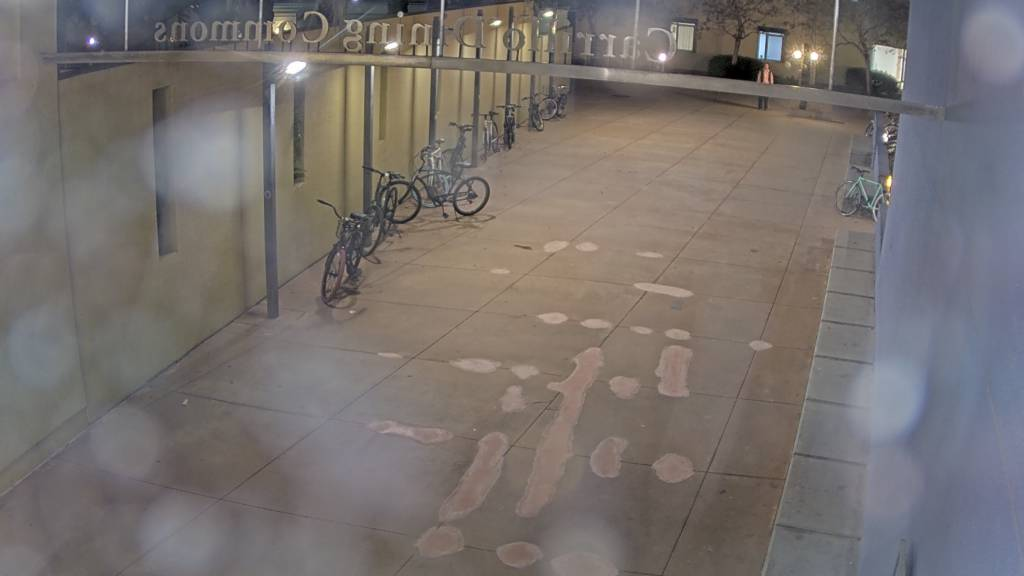
#> input picture images/carrillo_current.jpg, 1024 x 576 px
$ python counter.py
#> lines starting #> are read from the running program, lines starting #| are printed output that depends on the picture; after the words box and inside, x2 and y2 are one past the last pixel; in counts of white or black regions, pixels touching at a corner belong together
### carrillo_counter.py
import json
import time
from datetime import datetime, timezone

import cv2
import numpy as np


DEFAULT_CONFIG = {
    # Entrance zone polygon in normalized coordinates (x/width, y/height).
    "entrance_polygon_norm": [
        (0, 0.42),
        (0.63, 0.42),
        (0.46, 1),
        (0, 1),
    ],
    # Pixel delta threshold for motion mask; higher = less sensitive to small changes.
    "binary_threshold": 52,
    # Minimum contour area to keep as a motion candidate; higher = fewer false positives.
    "min_motion_area": 2600,
    # Maximum contour area; rejects huge scene-wide changes (lighting/camera shifts).
    "max_motion_area": 22000,
    # Morphology kernel size for opening/closing; higher = more noise suppression.
    "morph_kernel_size": 11,
    # Minimum fill ratio (area / bounding-rect area); higher rejects wispy floor artifacts.
    "min_contour_extent": 0.28,
    # Maximum allowed elongation of contour bounding box; lower rejects streak-like blobs.
    "max_contour_aspect_ratio": 2.6,
    # Keep detections near entrance zone only; lower = stricter spatial barrier.
    "max_distance_from_zone_px": 75,
    # Max track association distance between cycles; larger tolerates sparse snapshots.
    "max_track_distance_px": 520,
    # How many unmatched cycles a track survives before deletion.
    "track_ttl_frames": 8,
    # Cooldown before same track can be counted again.
    "crossing_cooldown_sec": 5,
    # Safety cap on in/out events per cycle.
    "max_crossings_per_cycle": 8,
    # Minimum centroid movement to treat direction as meaningful.
    "min_direction_distance_px": 12,
    # Minimum movement projection toward/away from zone center for in/out decision.
    "min_projection_toward_zone_px": 6,
}


def _distance(point_a, point_b):
    return ((point_a[0] - point_b[0]) ** 2 + (point_a[1] - point_b[1]) ** 2) ** 0.5


def _dot(vector_a, vector_b):
    return vector_a[0] * vector_b[0] + vector_a[1] * vector_b[1]


class CarrilloCounter:
    def __init__(self, config=None, output_path="images/carrillo_occupancy.json"):
        self.config = config or DEFAULT_CONFIG
        self.output_path = output_path
        self.debug_overlay_path = "images/carrillo_debug_overlay.jpg"
        self.occupancy_state = {
            "occupancy": 0,
            "total_in": 0,
            "total_out": 0,
        }
        self.tracking_state = {
            "next_track_id": 1,
            "tracks": {},
        }

    def warmup(self):
        payload = self._build_payload(cycle_in=0, cycle_out=0, zone_polygon=np.array([]))
        self._write_payload(payload)
        return payload

    def process(self, previous_image_bytes, current_image_bytes):
        previous_frame = self._decode_jpeg_to_bgr(previous_image_bytes)
        current_frame = self._decode_jpeg_to_bgr(current_image_bytes)
        if previous_frame is None or current_frame is None:
            return None

        zone_polygon = self._polygon_from_normalized(
            self.config["entrance_polygon_norm"], current_frame.shape
        )
        moving_centroids = self._extract_motion_centroids(
            previous_frame, current_frame, zone_polygon
        )
        now_unix = time.time()
        cycle_in, cycle_out = self._update_tracks_and_count_crossings(
            moving_centroids, zone_polygon, now_unix
        )

        self.occupancy_state["total_in"] += cycle_in
        self.occupancy_state["total_out"] += cycle_out
        self.occupancy_state["occupancy"] = max(
            0, self.occupancy_state["occupancy"] + cycle_in - cycle_out
        )
        self._write_debug_overlay(
            current_frame=current_frame,
            zone_polygon=zone_polygon,
            moving_centroids=moving_centroids,
            cycle_in=cycle_in,
            cycle_out=cycle_out,
        )

        payload = self._build_payload(cycle_in, cycle_out, zone_polygon)
        self._write_payload(payload)
        return payload

    def _decode_jpeg_to_bgr(self, image_bytes):
        array = np.frombuffer(image_bytes, dtype=np.uint8)
        return cv2.imdecode(array, cv2.IMREAD_COLOR)

    def _polygon_from_normalized(self, normalized_points, frame_shape):
        height, width = frame_shape[:2]
        points = []
        for x_norm, y_norm in normalized_points:
            points.append((int(x_norm * width), int(y_norm * height)))
        return np.array(points, dtype=np.int32)

    def _point_inside_polygon(self, point, polygon):
        return cv2.pointPolygonTest(polygon, point, False) >= 0

    def _polygon_centroid(self, polygon):
        moments = cv2.moments(polygon)
        if moments["m00"] == 0:
            return (0.0, 0.0)
        return (moments["m10"] / moments["m00"], moments["m01"] / moments["m00"])

    # [22 lines left out: function _is_motion_direction_consistent, not called in this run]

    def _extract_motion_centroids(self, previous_frame, current_frame, zone_polygon):
        prev_gray = cv2.cvtColor(previous_frame, cv2.COLOR_BGR2GRAY)
        curr_gray = cv2.cvtColor(current_frame, cv2.COLOR_BGR2GRAY)

        prev_blur = cv2.GaussianBlur(prev_gray, (5, 5), 0)
        curr_blur = cv2.GaussianBlur(curr_gray, (5, 5), 0)

        frame_delta = cv2.absdiff(prev_blur, curr_blur)
        _, thresholded = cv2.threshold(
            frame_delta, self.config["binary_threshold"], 255, cv2.THRESH_BINARY
        )

        kernel_size = self.config["morph_kernel_size"]
        kernel = np.ones((kernel_size, kernel_size), np.uint8)
        cleaned = cv2.morphologyEx(thresholded, cv2.MORPH_OPEN, kernel)
        cleaned = cv2.morphologyEx(cleaned, cv2.MORPH_CLOSE, kernel)

        contours, _ = cv2.findContours(cleaned, cv2.RETR_EXTERNAL, cv2.CHAIN_APPROX_SIMPLE)
        centroids = []
        for contour in contours:
            area = cv2.contourArea(contour)
            if area < self.config["min_motion_area"] or area > self.config["max_motion_area"]:
                continue

            _, _, width, height = cv2.boundingRect(contour)
            if width == 0 or height == 0:
                continue
            extent = area / float(width * height)
            aspect_ratio = max(width, height) / float(max(min(width, height), 1))
            if extent < self.config["min_contour_extent"]:
                continue
            if aspect_ratio > self.config["max_contour_aspect_ratio"]:
                continue

            moments = cv2.moments(contour)
            if moments["m00"] == 0:
                continue

            centroid_x = int(moments["m10"] / moments["m00"])
            centroid_y = int(moments["m01"] / moments["m00"])
            polygon_distance = cv2.pointPolygonTest(
                zone_polygon, (centroid_x, centroid_y), True
            )
            if polygon_distance < -self.config["max_distance_from_zone_px"]:
                continue
            centroids.append((centroid_x, centroid_y))

        return centroids

    def _update_tracks_and_count_crossings(self, centroids, polygon, now_unix):
        tracks = self.tracking_state["tracks"]
        unmatched_track_ids = set(tracks.keys())
        unmatched_centroid_indices = set(range(len(centroids)))
        zone_centroid = self._polygon_centroid(polygon)

        cycle_in = 0
        cycle_out = 0

        while unmatched_track_ids and unmatched_centroid_indices:
            best_track_id = None
            best_centroid_idx = None
            best_distance = None

            for track_id in unmatched_track_ids:
                track = tracks[track_id]
                track_centroid = track["centroid"]
                velocity = track["velocity"]
                predicted_centroid = (
                    track_centroid[0] + velocity[0],
                    track_centroid[1] + velocity[1],
                )
                for centroid_idx in unmatched_centroid_indices:
                    centroid = centroids[centroid_idx]
                    distance = _distance(predicted_centroid, centroid)
                    if best_distance is None or distance < best_distance:
                        best_distance = distance
                        best_track_id = track_id
                        best_centroid_idx = centroid_idx

            if best_distance is None or best_distance > self.config["max_track_distance_px"]:
                break

            track = tracks[best_track_id]
            new_centroid = centroids[best_centroid_idx]
            old_centroid = track["centroid"]
            was_inside = track["inside"]
            is_inside = self._point_inside_polygon(new_centroid, polygon)

            can_count_crossing = (
                now_unix - track["last_crossing_ts"] >= self.config["crossing_cooldown_sec"]
            )
            if can_count_crossing and was_inside != is_inside:
                if not was_inside and is_inside:
                    if self._is_motion_direction_consistent(
                        old_centroid, new_centroid, zone_centroid, "in"
                    ):
                        cycle_in += 1
                        track["last_crossing_ts"] = now_unix
                elif was_inside and not is_inside:
                    if self._is_motion_direction_consistent(
                        old_centroid, new_centroid, zone_centroid, "out"
                    ):
                        cycle_out += 1
                        track["last_crossing_ts"] = now_unix

            track["velocity"] = (
                new_centroid[0] - old_centroid[0],
                new_centroid[1] - old_centroid[1],
            )
            track["centroid"] = new_centroid
            track["inside"] = is_inside
            track["last_seen_ts"] = now_unix
            track["missed_frames"] = 0

            unmatched_track_ids.remove(best_track_id)
            unmatched_centroid_indices.remove(best_centroid_idx)

        for centroid_idx in unmatched_centroid_indices:
            centroid = centroids[centroid_idx]
            track_id = self.tracking_state["next_track_id"]
            self.tracking_state["next_track_id"] += 1
            tracks[track_id] = {
                "centroid": centroid,
                "inside": self._point_inside_polygon(centroid, polygon),
                "velocity": (0.0, 0.0),
                "last_seen_ts": now_unix,
                "last_crossing_ts": -1e9,
                "missed_frames": 0,
            }

        stale_track_ids = []
        for track_id in unmatched_track_ids:
            tracks[track_id]["missed_frames"] += 1
            if tracks[track_id]["missed_frames"] > self.config["track_ttl_frames"]:
                stale_track_ids.append(track_id)

        for track_id in stale_track_ids:
            del tracks[track_id]

        max_per_cycle = self.config["max_crossings_per_cycle"]
        cycle_in = min(cycle_in, max_per_cycle)
        cycle_out = min(cycle_out, max_per_cycle)

        return cycle_in, cycle_out

    def _build_payload(self, cycle_in, cycle_out, zone_polygon):
        return {
            "hall": "carrillo",
            "timestamp_utc": datetime.now(timezone.utc).isoformat(),
            "occupancy": self.occupancy_state["occupancy"],
            "total_in": self.occupancy_state["total_in"],
            "total_out": self.occupancy_state["total_out"],
            "cycle_in": cycle_in,
            "cycle_out": cycle_out,
            "entrance_polygon_px": zone_polygon.tolist(),
        }

    def _write_debug_overlay(
        self, current_frame, zone_polygon, moving_centroids, cycle_in, cycle_out
    ):
        debug_frame = current_frame.copy()

        overlay = debug_frame.copy()
        cv2.fillPoly(overlay, [zone_polygon], (0, 180, 0))
        debug_frame = cv2.addWeighted(overlay, 0.22, debug_frame, 0.78, 0)
        cv2.polylines(debug_frame, [zone_polygon], isClosed=True, color=(0, 255, 0), thickness=2)

        # Raw motion detections from frame differencing.
        for centroid_x, centroid_y in moving_centroids:
            cv2.circle(debug_frame, (int(centroid_x), int(centroid_y)), 4, (0, 255, 255), -1)

        tracks = self.tracking_state["tracks"]
        for track_id, track in tracks.items():
            centroid_x, centroid_y = track["centroid"]
            velocity_x, velocity_y = track["velocity"]
            is_inside = track["inside"]
            track_color = (0, 255, 0) if is_inside else (0, 100, 255)

            cv2.circle(debug_frame, (int(centroid_x), int(centroid_y)), 6, track_color, 2)
            cv2.putText(
                debug_frame,
                f"T{track_id}",
                (int(centroid_x) + 7, int(centroid_y) - 7),
                cv2.FONT_HERSHEY_SIMPLEX,
                0.45,
                track_color,
                1,
                cv2.LINE_AA,
            )

            arrow_end = (int(centroid_x + velocity_x), int(centroid_y + velocity_y))
            cv2.arrowedLine(
                debug_frame,
                (int(centroid_x), int(centroid_y)),
                arrow_end,
                (255, 255, 255),
                1,
                tipLength=0.25,
            )

        cv2.putText(
            debug_frame,
            f"cycle in:+{cycle_in} out:-{cycle_out} occ:{self.occupancy_state['occupancy']}",
            (12, 24),
            cv2.FONT_HERSHEY_SIMPLEX,
            0.62,
            (255, 255, 255),
            2,
            cv2.LINE_AA,
        )
        cv2.putText(
            debug_frame,
            f"tracks:{len(tracks)} detections:{len(moving_centroids)}",
            (12, 48),
            cv2.FONT_HERSHEY_SIMPLEX,
            0.55,
            (255, 255, 255),
            2,
            cv2.LINE_AA,
        )

        cv2.imwrite(self.debug_overlay_path, debug_frame)

    def _write_payload(self, payload):
        with open(self.output_path, "w", encoding="utf-8") as output_file:
            json.dump(payload, output_file, indent=2)

### counter.py
import os
import time

from carrillo_counter import CarrilloCounter


PREVIOUS_IMAGE_PATH = "images/carrillo_previous.jpg"
CURRENT_IMAGE_PATH = "images/carrillo_current.jpg"
CLASSIFY_INTERVAL_SECONDS = 5


def _read_image_bytes(path):
    with open(path, "rb") as image_file:
        return image_file.read()


def main():
    os.makedirs("images", exist_ok=True)
    counter = CarrilloCounter()
    counter.warmup()

    try:
        while True:
            if not os.path.exists(PREVIOUS_IMAGE_PATH) or not os.path.exists(CURRENT_IMAGE_PATH):
                print(
                    "Waiting for carrillo images... "
                    "(run update-images.py to fetch current/previous frames)"
                )
                time.sleep(CLASSIFY_INTERVAL_SECONDS)
                continue

            previous_image_bytes = _read_image_bytes(PREVIOUS_IMAGE_PATH)
            current_image_bytes = _read_image_bytes(CURRENT_IMAGE_PATH)

            result = counter.process(previous_image_bytes, current_image_bytes)
#> in _decode_jpeg_to_bgr, returned value is the input picture: shape (576, 1024, 3); mean B, G, R 110.2, 112.9, 119.3
#> in _decode_jpeg_to_bgr (call 2), `return cv2.imdecode(array, cv2.IMREAD_COLOR)`:
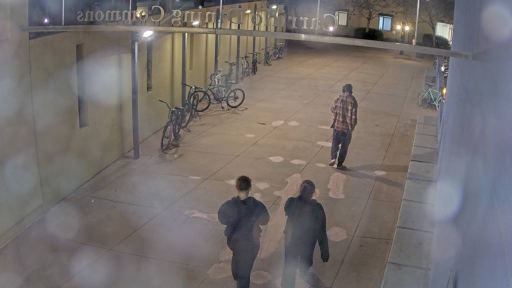
#> returned value: shape (576, 1024, 3) (shown at 1/2 size); mean B, G, R 108.9, 110.8, 116.8
#> in _extract_motion_centroids, `curr_gray = cv2.cvtColor(current_frame, cv2.COLOR_BGR2GRAY)`:
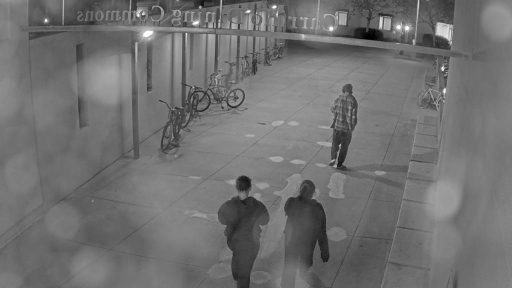
#> curr_gray: shape (576, 1024) (shown at 1/2 size); min 0, max 255, mean 112.4
#> in _extract_motion_centroids, `_, thresholded = cv2.threshold( frame_delta, self.config["binary_thres..`:
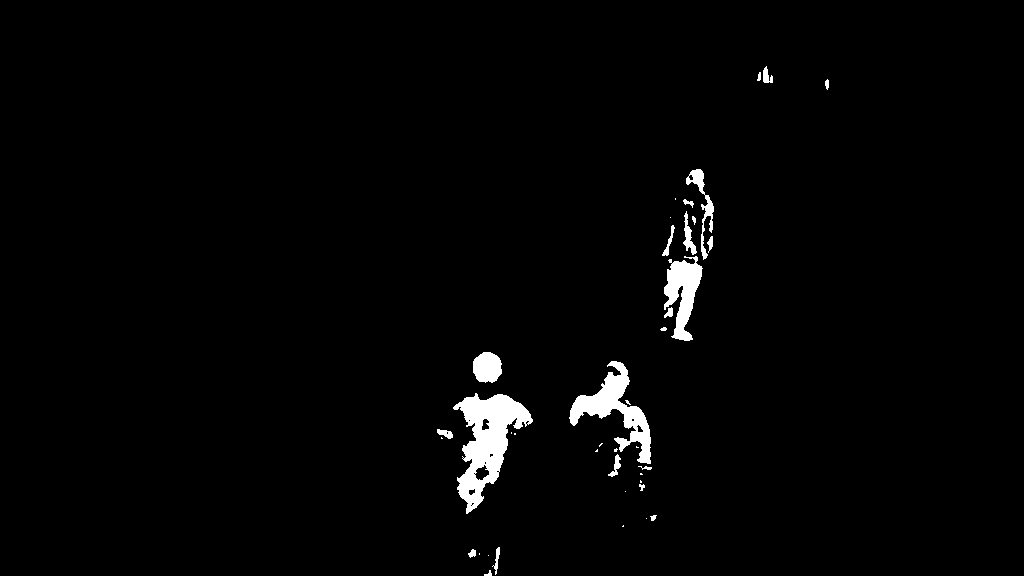
#> thresholded: shape (576, 1024); 1.9% white; 40 white regions (17 under 20 px), largest, box (x1, y1, x2, y2) and area: (453, 393, 533, 514) 4228, (569, 361, 651, 464) 2703, (664, 256, 703, 341) 1785
#> in _extract_motion_centroids, `cleaned = cv2.morphologyEx(thresholded, cv2.MORPH_OPEN, kernel)`:
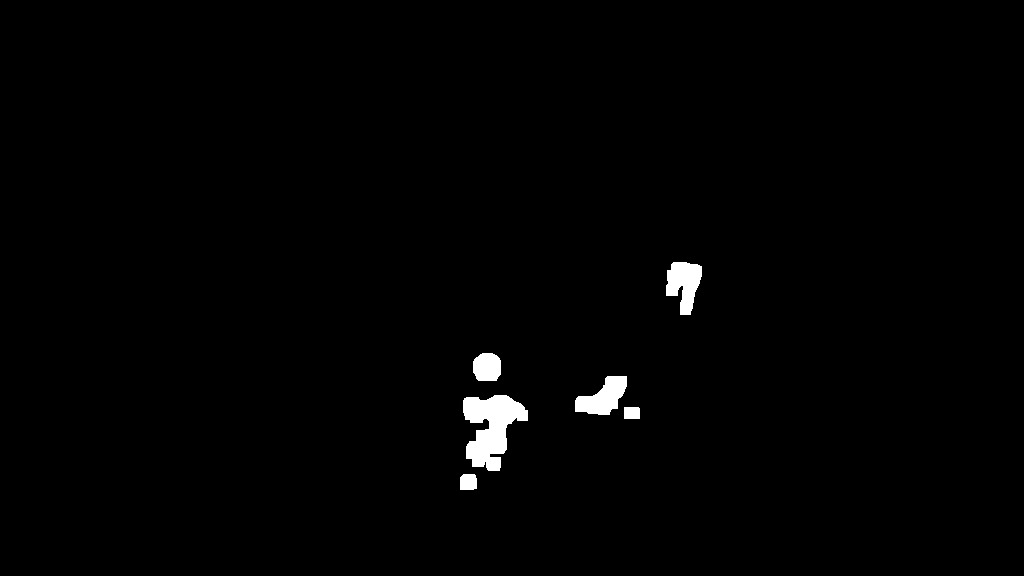
#> cleaned: shape (576, 1024); 1.1% white; 6 white regions, box (x1, y1, x2, y2) and area: (463, 395, 528, 471) 2883, (666, 262, 702, 315) 1253, (575, 376, 627, 415) 1202, (473, 353, 501, 381) 685, (460, 474, 477, 490) 258, (624, 407, 640, 419) 191
#> in _extract_motion_centroids, `contours, _ = cv2.findContours(cleaned, cv2.RETR_EXTERNAL, cv2.CHAIN_A..`: contours = 4 contours; box (x1, y1, x2, y2) and area: (460, 395, 528, 490) 3229, (575, 376, 640, 419) 1338, (666, 262, 702, 315) 1225, (473, 353, 501, 381) 641
#> the loop in _extract_motion_centroids, `for contour in contours:` made 4 passes
#> area on passes 2 to 4: 1337.5, 641, 1225
#> after the loop in _extract_motion_centroids, `for contour in contours:`: centroids = [(488, 432)]
#> in _update_tracks_and_count_crossings, `unmatched_centroid_indices = set(range(len(centroids)))`: unmatched_centroid_indices = 1 item
#> after the loop in _update_tracks_and_count_crossings, `while unmatched_track_ids and unmatched_centroid_indices:`: cycle_in = 0; unmatched_track_ids = 0 items
#> the loop in _update_tracks_and_count_crossings, `for centroid_idx in unmatched_centroid_indices:` made 1 pass
#> (centroid, track_id) on pass 1: ((488, 432), 1)
#> after the loop in _update_tracks_and_count_crossings, `for centroid_idx in unmatched_centroid_indices:`: self.tracking_state = 2 items; tracks = 1 item
#> after the loop in _update_tracks_and_count_crossings, `for track_id in unmatched_track_ids:`: stale_track_ids = []
#> in process, `cycle_in, cycle_out = self._update_tracks_and_count_crossings( moving_..`: cycle_in = 0
#> in _write_debug_overlay, `cv2.fillPoly(overlay, [zone_polygon], (0, 180, 0))`:
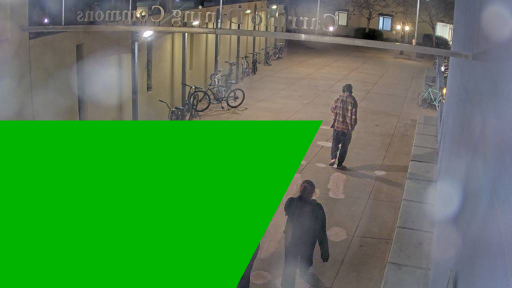
#> overlay: shape (576, 1024, 3) (shown at 1/2 size); mean B, G, R 75, 132.9, 79.3
#> in _write_debug_overlay, `debug_frame = cv2.addWeighted(overlay, 0.22, debug_frame, 0.78, 0)`:
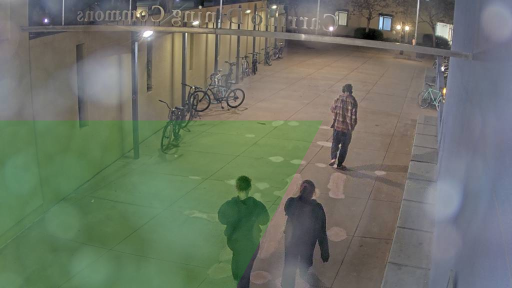
#> debug_frame: shape (576, 1024, 3) (shown at 1/2 size); mean B, G, R 101.4, 115.7, 108.5
#> the loop in _write_debug_overlay, `for centroid_x, centroid_y in moving_centroids:` made 1 pass
#> in _write_debug_overlay, `tracks = self.tracking_state["tracks"]`: tracks = 1 item
#> the loop in _write_debug_overlay, `for track_id, track in tracks.items():` made 1 pass
#> (track_id, centroid_x, centroid_y, velocity_x, velocity_y, is_inside, track_color) on pass 1: (1, 488, 432, 0, 0, True, (0, 255, 0))
#> in _write_debug_overlay, `cv2.putText( debug_frame, f"tracks:{len(tracks)} detections:{len(movin..`:
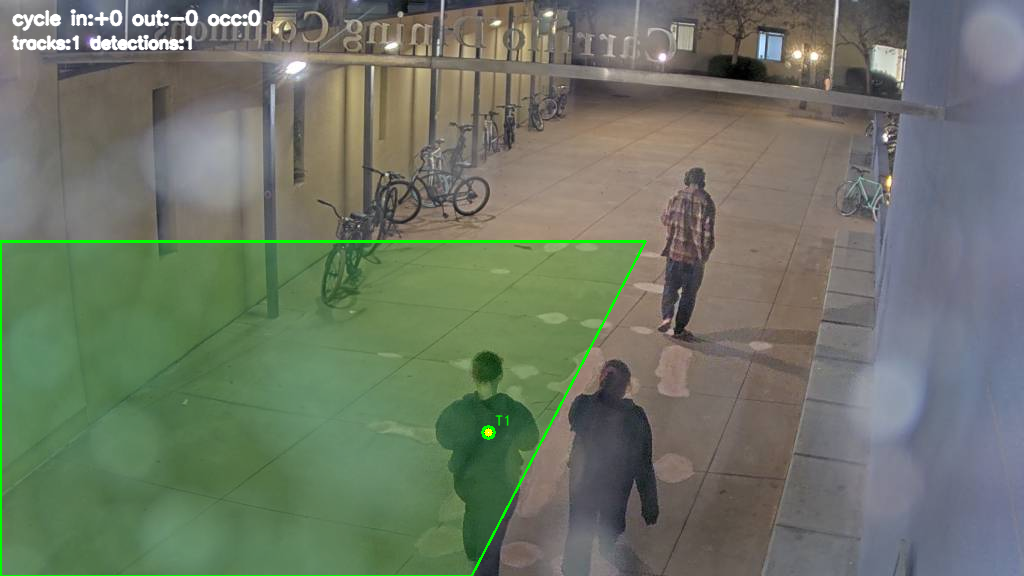
#> debug_frame: shape (576, 1024, 3); mean B, G, R 101.7, 117.5, 108.7
#> in process, `payload = self._build_payload(cycle_in, cycle_out, zone_polygon)`: payload = {'hall': 'carrillo', 'timestamp_utc': '2026-11-20T13:51:15.304008+00:00', 'occupancy': 0, 'total_in': 0, 'total_out': 0, 'cycle_in': 0, 'cycle_out': 0, 'entrance_polygon_px': [[0, 241], [645, 241], [471, 576], [0, 576]]}
#> result has the same summary as payload in process
            if result is None:
                print("carrillo decode error")
            else:
                print(
                    (
                        f"carrillo occupancy={result['occupancy']} "
                        f"(in:+{result['cycle_in']}, out:-{result['cycle_out']})"
                    )
                )
#| carrillo occupancy=0 (in:+0, out:-0)

            time.sleep(CLASSIFY_INTERVAL_SECONDS)
    except KeyboardInterrupt:
        print("\nCounter stopped.")


if __name__ == "__main__":
    main()
